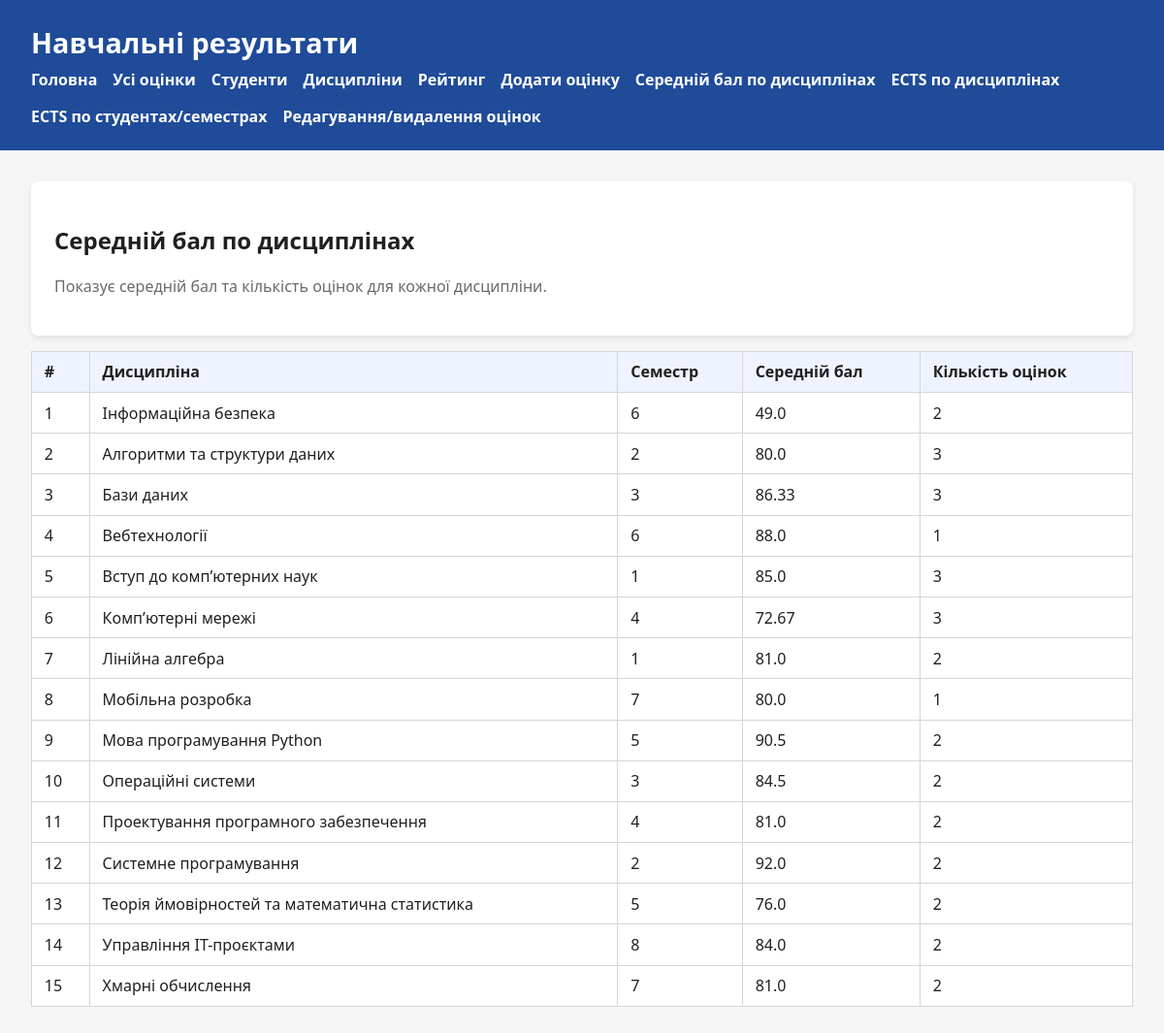
/avg-by-subject, run on the app's committed database.
### tables this page shows
CREATE TABLE "course" (
	"id"	INTEGER NOT NULL,
	"title"	TEXT NOT NULL,
	"semester"	INTEGER NOT NULL,
	PRIMARY KEY("id" AUTOINCREMENT)
);

### app.py (the view)
@app.route("/avg-by-subject")
def avg_by_subject():
    rows = fetch_all(
        """
        SELECT
            course.id AS course_id,
            course.title AS course_title,
            course.semester,
            ROUND(AVG(points.value), 2) AS avg_value,
            COUNT(points.id) AS cnt
        FROM course
        LEFT JOIN points ON points.id_course = course.id
        GROUP BY course.id, course.title, course.semester
        ORDER BY course.title ASC
        """
    )
    return render_template("avg_by_subject.html.j2", rows=rows)

### app.py (called while the page is built)
def fetch_all(query: str, params: tuple = ()) -> list[sqlite3.Row]:
    with sqlite3.connect(DB_PATH) as conn:
        conn.row_factory = sqlite3.Row
        cursor = conn.execute(query, params)
        return cursor.fetchall()

@app.after_request
def apply_csp(response):
    response.headers["Content-Security-Policy"] = "script-src 'self' 'unsafe-inline'"
    return response

### addition/templates/avg_by_subject.html.j2
{% extends "base.html.j2" %}
{% block content %}
<div class="card">
    <h2>Середній бал по дисциплінах</h2>
    <p class="muted">
        Показує середній бал та кількість оцінок для кожної дисципліни.
    </p>
</div>
{% if rows %}
<table>
    <thead>
        <tr>
            <th>#</th>
            <th>Дисципліна</th>
            <th>Семестр</th>
            <th>Середній бал</th>
            <th>Кількість оцінок</th>
        </tr>
    </thead>
    <tbody>
    {% for row in rows %}
        <tr>
            <td>{{ loop.index }}</td>
            <td>{{ row.course_title }}</td>
            <td>{{ row.semester }}</td>
            <td>{{ row.avg_value if row.avg_value is not none else "—" }}</td>
            <td>{{ row.cnt }}</td>
        </tr>
    {% endfor %}
    </tbody>
</table>
{% else %}
<p class="muted">Немає даних для відображення.</p>
{% endif %}
{% endblock %}

### addition/templates/base.html.j2 (style rules this page uses)
:root { font-family: "Segoe UI", Arial, sans-serif; }
body { margin: 0; background: #f5f5f5; color: #202020; }
table { width: 100%; border-collapse: collapse; margin-top: 1rem; background: #fff; }
th, td { border: 1px solid #d5d5d5; padding: 0.6rem 0.8rem; text-align: left; }
th { background: #eef3ff; }
.card { background: #fff; padding: 1.5rem; border-radius: 0.5rem; box-shadow: 0 3px 6px rgba(0,0,0,0.08); }
.muted { color: #6a6a6a; }

### data on the page
course: course_title "Інформаційна безпека", semester "6", avg_value "49.0", cnt "2"
course: course_title "Алгоритми та структури даних", semester "2", avg_value "80.0", cnt "3"
course: course_title "Бази даних", semester "3", avg_value "86.33", cnt "3"
course: course_title "Вебтехнології", semester "6", avg_value "88.0", cnt "1"
course: course_title "Вступ до комп’ютерних наук", semester "1", avg_value "85.0", cnt "3"
course: course_title "Комп’ютерні мережі", semester "4", avg_value "72.67", cnt "3"
course: course_title "Лінійна алгебра", semester "1", avg_value "81.0", cnt "2"
course: course_title "Мобільна розробка", semester "7", avg_value "80.0", cnt "1"
course: course_title "Мова програмування Python", semester "5", avg_value "90.5", cnt "2"
course: course_title "Операційні системи", semester "3", avg_value "84.5", cnt "2"
course: course_title "Проектування програмного забезпечення", semester "4", avg_value "81.0", cnt "2"
course: course_title "Системне програмування", semester "2", avg_value "92.0", cnt "2"
course: course_title "Теорія ймовірностей та математична статистика", semester "5", avg_value "76.0", cnt "2"
course: course_title "Управління IT-проєктами", semester "8", avg_value "84.0", cnt "2"
course: course_title "Хмарні обчислення", semester "7", avg_value "81.0", cnt "2"

### other printed values
{{ header or "Навчальні результати" }} "Навчальні результати"
